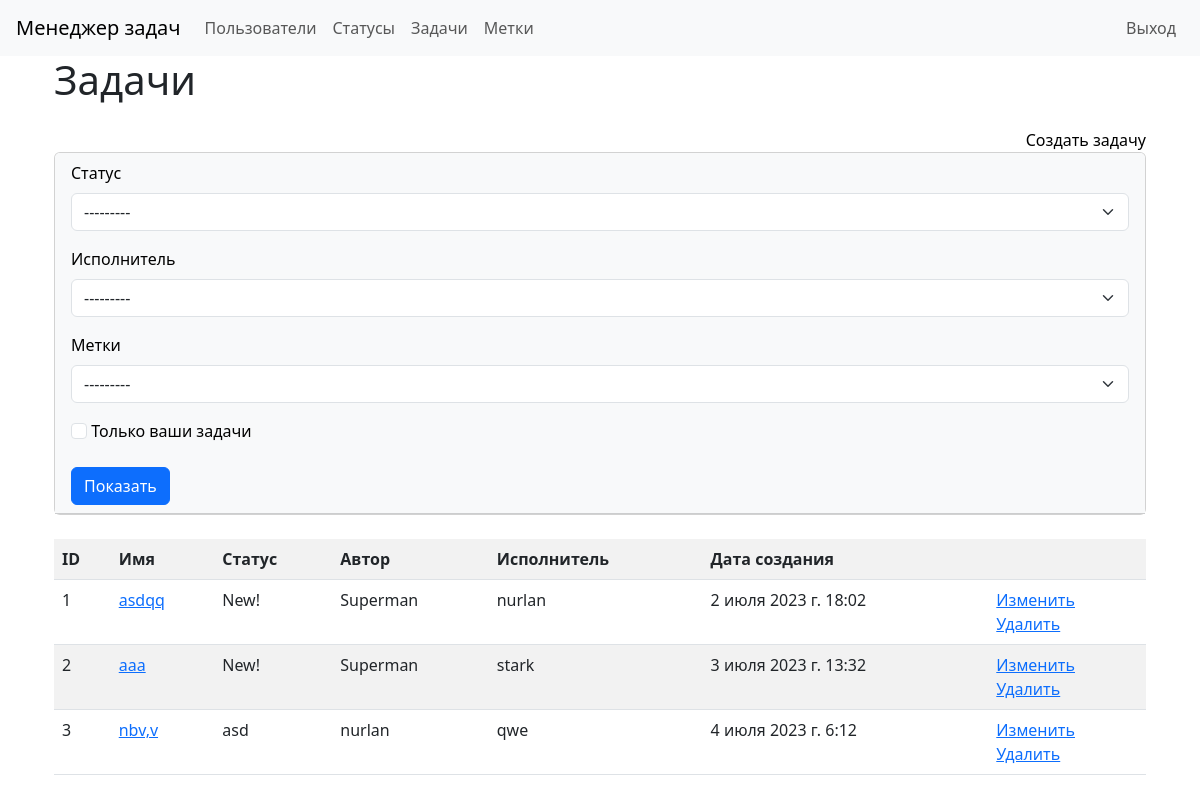
Page /tasks/ (signed in) on the earlier database version.
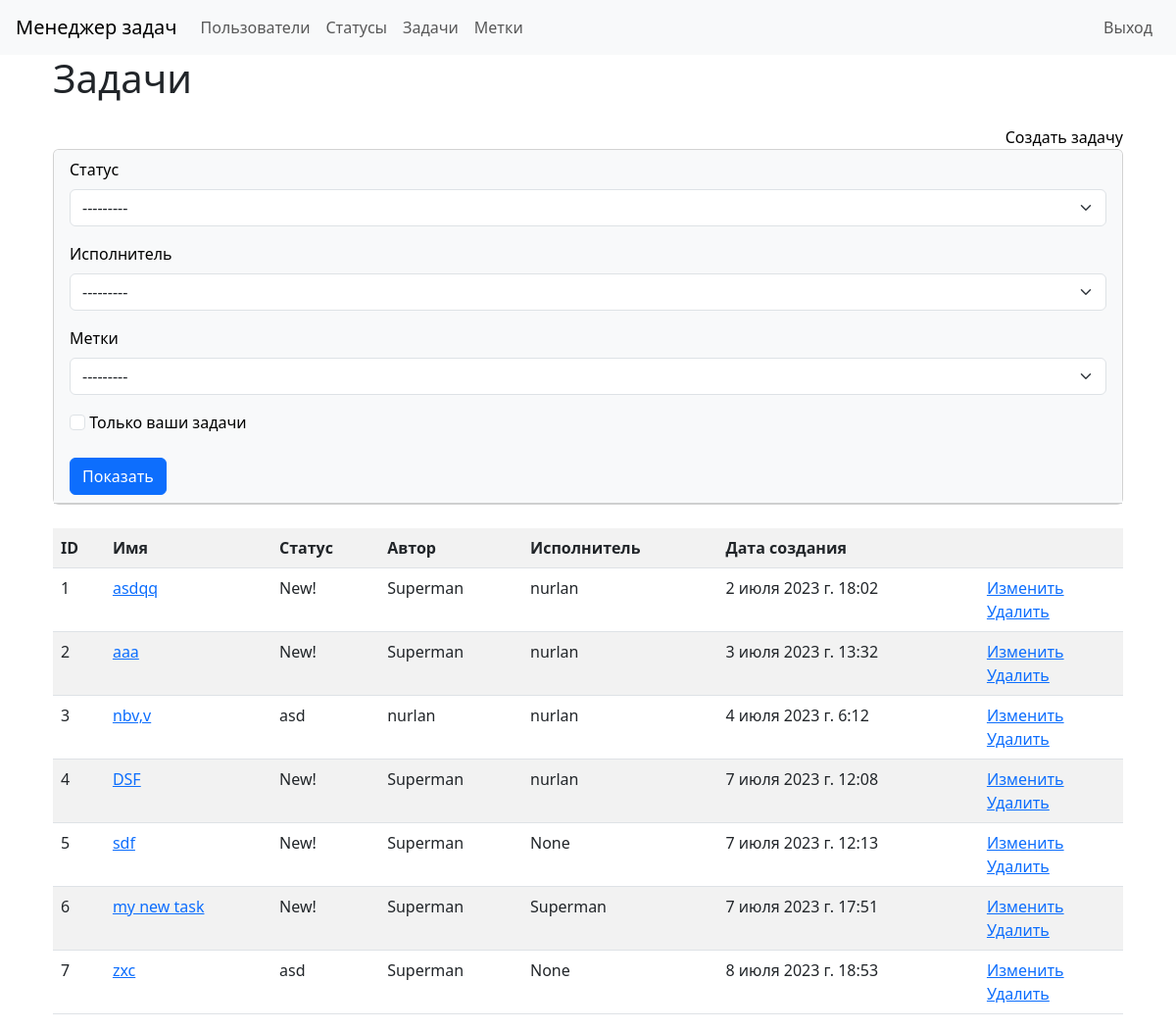
Same page on the later database version.
### task_manager/tasks/models.py (models this page shows)
class TasksModel(models.Model):
    name = models.CharField(max_length=100)
    description = models.TextField()
    timestamp = models.DateTimeField(auto_now_add=True)
    status = models.ForeignKey(StatusModel, on_delete=models.PROTECT,
                               related_name='status_id')
    author = models.ForeignKey(User, on_delete=models.PROTECT,
                               related_name='author_id')
    executor = models.ForeignKey(User, on_delete=models.PROTECT,
                                 related_name='executor_id', null=True)
    labels = models.ManyToManyField(LabelModel)
    def __str__(self):
        return self.name

### task_manager/statuses/models.py (models this page shows)
class StatusModel(models.Model):
    name = models.CharField(
        max_length=100, unique=True,
        error_messages={'unique': "Это имя уже существует."})
    timestamp = models.DateTimeField(auto_now_add=True)
    def __str__(self):
        return self.name

### task_manager/tasks/views.py (the view)
class TaskListView(CheckAuthentication, View):
    template_name = 'tasks/tasks.html'
    def get(self, request, *args, **kwargs):
        user = request.user
        status = request.GET.get('status')
        executor = request.GET.get('executor')
        labels = request.GET.get('labels')
        tasks = TasksModel.objects.all()
        filters = FilterForm(request.GET, tasks)
        if status:
            tasks = tasks.filter(status=status)
        if executor:
            tasks = tasks.filter(executor=executor)
        if labels:
            tasks = tasks.filter(labels=labels)
        if request.GET.get('self_tasks'):
            tasks = tasks.filter(author=user)
        return render(request, self.template_name,
                      {'tasks': tasks, 'filters': filters})

### task_manager/labels/models.py (called while the page is built)
    def __str__(self):
        return self.name

### task_manager/utils.py (called while the page is built)
    def dispatch(self, request, *args, **kwargs):
        if not request.user.is_authenticated:
            messages.success(request,
                             _('You are not authorized! Please sign in.'),
                             extra_tags="alert-danger")
        return super().dispatch(request, *args, **kwargs)

### task_manager/tasks/templates/tasks/tasks.html
{% extends "base.html" %}
{% load i18n %}
{% block main %}
<div class="container wrapper flex-grow-1">
    <h1 class="mb-4">{% trans "Tasks" %}</h1>
    <a class="d-flex justify-content-end text-black text-decoration-none" href="{% url 'create_task' %}">{% trans "Create task" %}</a>
    {% include 'tasks/task_filter.html' %}
    <br>
    <table class="table table-striped">
        <tr>
            <th>ID</th>
            <th>{% trans "Name" %}</th>
            <th>{% trans "Status" %}</th>
            <th>{% trans "Author" %}</th>
            <th>{% trans "Executor" %}</th>
            <th>{% trans "Create at" %}</th>
            <th></th>
        </tr>
        {% for task in tasks %}
        <tr>
            <td>{{ task.id }}</td>
            <td><a href="{% url 'view_task' pk=task.id %}" >{{ task }}</a></td>
            <td>{{ task.status }}</td>
            <td>{{ task.author }}</td>
            <td>{{ task.executor }}</td>
            <td>{{ task.timestamp }}</td>
            <td><a href="{% url 'update_task' pk=task.id %}">{% trans "Update" %}</a><br>
                <a href="{% url 'delete_task' pk=task.id %}">{% trans "Delete" %}</a></td>
        </tr>
        {% endfor %}
    </table>
</div>
{% endblock %}

### task_manager/templates/base.html (shortened to what this page needs)
<!DOCTYPE html>
<html lang="en">
<head>
    {% load i18n %}
    <link href="https://cdn.jsdelivr.net/npm/bootstrap@5.3.0/dist/css/bootstrap.min.css" rel="stylesheet">
</head>
  <body class="d-flex flex-column min-vh-100">
        {% include 'header.html' %}
     <div class="container wrapper flex-grow-1">
        <main>
            {% block main %}{% endblock %}
        </main>
     </div>
  </body>
</html>

### task_manager/templates/header.html (shortened to what this page needs)
{% load i18n %}
<header class="flex-shrink-0">
  <nav class="navbar navbar-expand-md navbar-light bg-light px-3">
    <a class="navbar-brand" href="/">
      {% trans "Task Manager" %}
    </a>
    <div id="navbarNav " class="w-100">
      <div class="navbar-nav w-100">
        <div class="nav-item d-flex justify-content-sm-between w-100">
          <div class="d-flex">
            <a class="nav-link " href="{% url 'user_list' %}">{% trans "Users" %}</a>
            {% if request.user.is_authenticated %}
            <a class="nav-link " href="{% url 'status_list' %}">{% trans "Statuses" %}</a>
            <a class="nav-link " href="{% url 'task_list' %}">{% trans "Tasks" %}</a>
            <a class="nav-link " href="{% url 'label_list' %}">{% trans "labels" %}</a>
            {% endif %}
          </div>
          <div class="d-flex">
            {% if request.user.is_authenticated %}
              <form action="/logout/" method="post">
                <input class="btn nav-link" type="submit" value="{% trans 'Log Out' %}">
              </form>
            {% else %}
              <a class="nav-link " href="{% url 'create_user' %}">{% trans "Sign Up" %}</a>
              <a class="nav-link " href="{% url 'login' %}">{% trans "Log In" %}</a>
            {% endif %}
          </div>
        </div>
      </div>
    </div>
  </nav>
</header>

### task_manager/tasks/templates/tasks/task_filter.html
{% load i18n %}
<div class="card">
     <div class="card-header bg-light text-black">
        <form method="get">
            <div class="mb-3">
                <label class="form-label" for="id_status">{{ filters.form.status.label }}</label>
                {{ filters.form.status }}
            </div>
            <div class="mb-3">
                <label class="form-label" for="id_executor">{{ filters.form.executor.label }}</label>
                {{ filters.form.executor }}
            </div>
            <div class="mb-3">
                <label class="form-label" for="id_labels">{{ filters.form.labels.label }}</label>
                {{ filters.form.labels }}
            </div>
            <div class="mb-3">
                {{ filters.form.self_tasks }}
                <label class="form-label" for="self_tasks">{{ filters.form.self_tasks.label }}</label>
            </div>
            <input class="btn btn-primary" type="submit" value='{% trans "Send" %}'/>
        </form>
     </div>
</div>

Differences in the rows shown:
changed TasksModel "aaa": executor "stark" → "nurlan"
changed TasksModel "nbv,v": executor "qwe" → "nurlan"
added TasksModel: id "4", name "DSF", status "New!", author "Superman", executor "nurlan", timestamp "7 июля 2023 г. 12:08"
added TasksModel: id "5", name "sdf", status "New!", author "Superman", executor "None", timestamp "7 июля 2023 г. 12:13"
added TasksModel: id "6", name "my new task", status "New!", author "Superman", executor "Superman", timestamp "7 июля 2023 г. 17:51"
added TasksModel: id "7", name "zxc", status "asd", author "Superman", executor "None", timestamp "8 июля 2023 г. 18:53"
